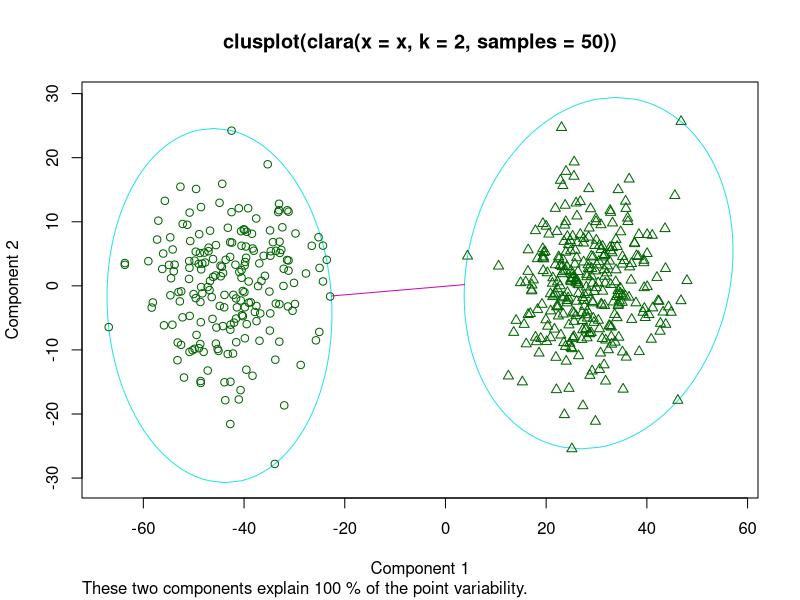
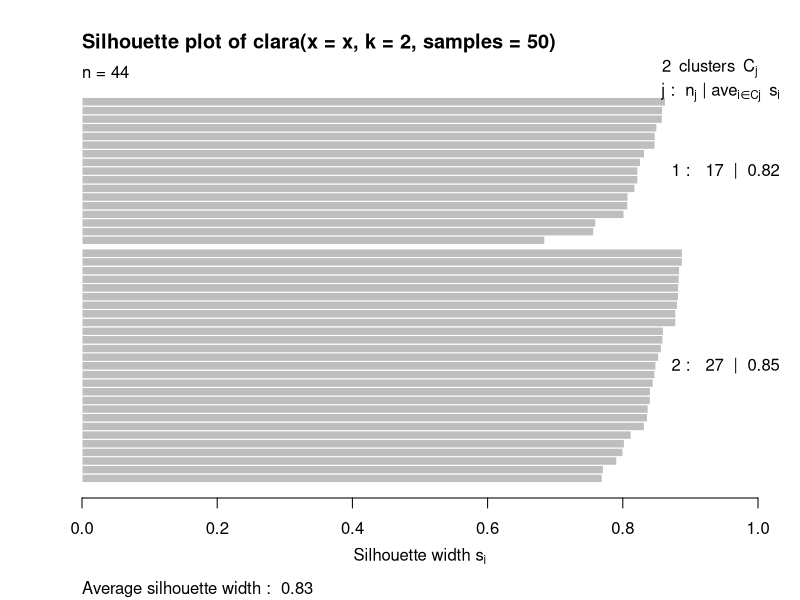
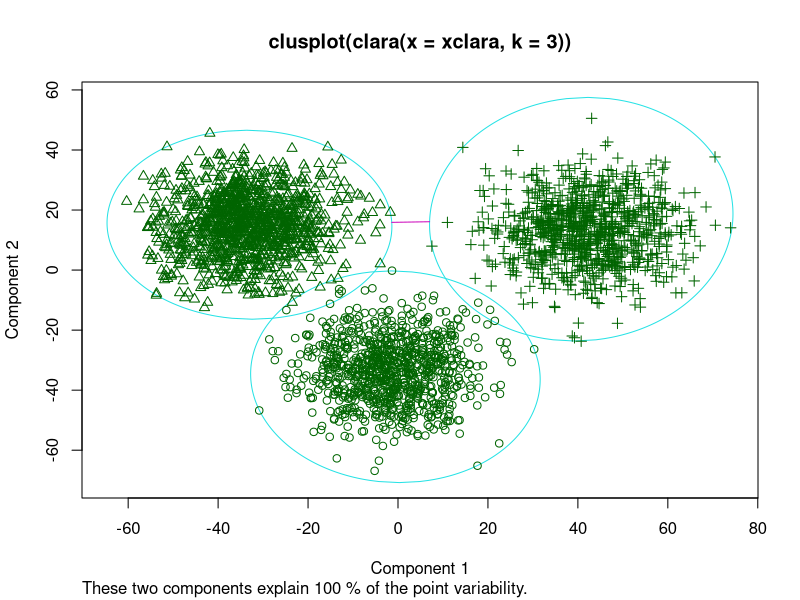
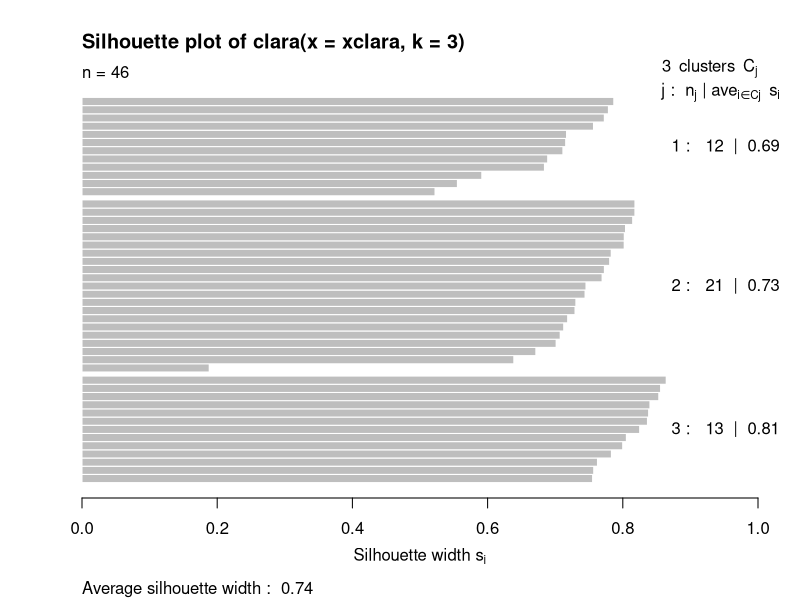

Source code (R) for these figures, in order:
library(cluster)


### Name: clara
### Title: Clustering Large Applications
### Aliases: clara
### Keywords: cluster

### ** Examples

## generate 500 objects, divided into 2 clusters.
x <- rbind(cbind(rnorm(200,0,8), rnorm(200,0,8)),
           cbind(rnorm(300,50,8), rnorm(300,50,8)))
clarax <- clara(x, 2, samples=50)
clarax
clarax$clusinfo
## using pamLike=TRUE  gives the same (apart from the 'call'):
all.equal(clarax[-8],
          clara(x, 2, samples=50, pamLike = TRUE)[-8])
plot(clarax)

## `xclara' is an artificial data set with 3 clusters of 1000 bivariate
## objects each.
data(xclara)
(clx3 <- clara(xclara, 3))
## "better" number of samples
cl.3 <- clara(xclara, 3, samples=100)
## but that did not change the result here:
stopifnot(cl.3$clustering == clx3$clustering)
## Plot similar to Figure 5 in Struyf et al (1996)
## Not run: plot(clx3, ask = TRUE)
## Don't show: 
plot(clx3)
## End(Don't show)

## Try 100 times *different* random samples -- for reliability:
nSim <- 100
nCl <- 3 # = no.classes
set.seed(421)# (reproducibility)
cl <- matrix(NA,nrow(xclara), nSim)
for(i in 1:nSim)
   cl[,i] <- clara(xclara, nCl, medoids.x = FALSE, rngR = TRUE)$cluster
tcl <- apply(cl,1, tabulate, nbins = nCl)
## those that are not always in same cluster (5 out of 3000 for this seed):
(iDoubt <- which(apply(tcl,2, function(n) all(n < nSim))))
if(length(iDoubt)) { # (not for all seeds)
  tabD <- tcl[,iDoubt, drop=FALSE]
  dimnames(tabD) <- list(cluster = paste(1:nCl), obs = format(iDoubt))
  t(tabD) # how many times in which clusters
}
